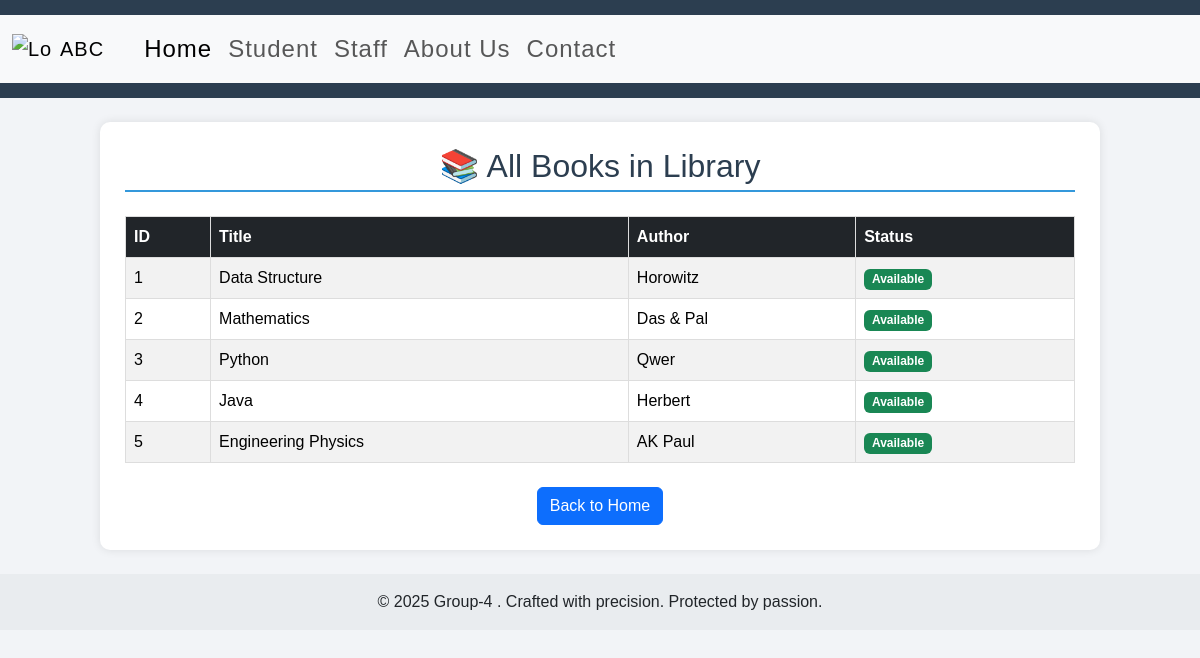
/books, run on the app's committed database.
### app.py (models this page shows)
class Book(db.Model):
    id = db.Column(db.Integer,primary_key=True)
    title = db.Column(db.String(50))
    author = db.Column(db.String(50))
    user = db.Column(db.String(10),default=None) #took
    date = db.Column(db.Date,default=None) #when

### app.py (the view)
@app.route("/books")
def View_Books():
    return render_template("books.html", books=Book.query.all())

### templates/books.html (shortened to what this page needs)
{% extends "base.html" %}
{% block b %}
<div class="container my-4">
    <h2 class="text-center mb-4">📚 All Books in Library</h2>
    {% if books %}
    <table class="table table-striped">
        <thead class="table-dark">
            <tr>
                <th>ID</th>
                <th>Title</th>
                <th>Author</th>
                <th>Status</th>
            </tr>
        </thead>
        <tbody>
            {% for book in books %}
            <tr>
                <td>{{ book.id }}</td>
                <td>{{ book.title }}</td>
                <td>{{ book.author }}</td>
                <td>
                    {% if book.user %}
                        <span class="badge bg-danger">Issued</span>
                    {% else %}
                        <span class="badge bg-success">Available</span>
                    {% endif %}
                </td>
            </tr>
            {% endfor %}
        </tbody>
    </table>
    {% else %}
    <div class="alert alert-info text-center">
        <h4>No books found in the library</h4>
        <p>Books will appear here once they are added to the database.</p>
    </div>
    {% endif %}
    <div class="text-center mt-4">
        <a href="/" class="btn btn-primary">Back to Home</a>
    </div>
</div>
{% endblock %}

### static/style.css (style rules this page uses)
body { font-family: 'Poppins', sans-serif; background: #f2f4f7; margin: 0; padding: 0; }
.container { width: 90%; max-width: 1000px; margin: 30px auto; background: #fff; padding: 25px; border-radius: 10px; box-shadow: 0 0 10px rgba(0,0,0,0.1); }
h2 { color: #2c3e50; margin-bottom: 10px; border-bottom: 2px solid #3498db; padding-bottom: 5px; }
table { width: 100%; border-collapse: collapse; margin-top: 10px; }
th, td { border: 1px solid #ddd; text-align: left; padding: 10px; }
th { background-color: #3498db; color: white; }
tr:nth-child(even) { background-color: #f9f9f9; }

### data on the page
Book: id "1", title "Data Structure", author "Horowitz", shows "Available"
Book: id "2", title "Mathematics", author "Das & Pal", shows "Available"
Book: id "3", title "Python", author "Qwer", shows "Available"
Book: id "4", title "Java", author "Herbert", shows "Available"
Book: id "5", title "Engineering Physics", author "AK Paul", shows "Available"
